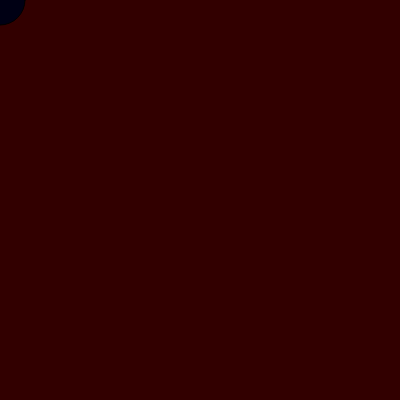
Frame 1 (no input)
Frame 60 (no input): identical to frame 1, image omitted
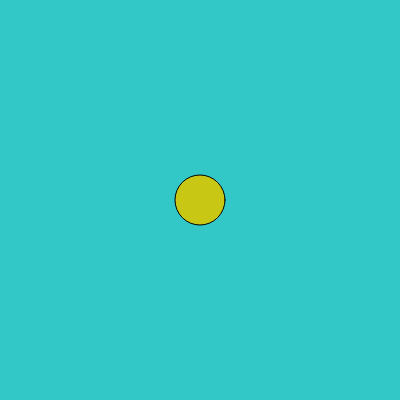
Frame 120 (the mouse pressed at the canvas centre since frame 60)

The p5.js sketch that drew these frames (run headless with seeded random() and noise() and a simulated clock; from frame 60 on, the mouse is pressed at the canvas centre):

// p5.js sketch
// ── sketch.js
function setup() {
    createCanvas(400,400);
    console.log("Check, Check");
}

function draw() {
    background(50,mouseX,mouseY);
    fill(mouseX,mouseY,20);
    ellipse(mouseX,mouseY, 50,50);
}
